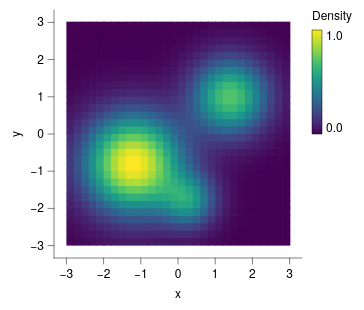

Write a Vega-Lite specification for this figure.
### Vega-Lite specification from a JSON file in a GitHub repository (floating-point values rounded to 4 significant figures; data arrays with more than 128 entries replaced by an {"elided": "..."} marker saying what was removed)
{"background": null, "config": {"arc": {"fill": "#DBDBDB", "fillOpacity": 1.0, "innerRadius": 31.0, "padAngle": 0.03, "stroke": "black", "strokeOpacity": 1, "strokeWidth": 0.25}, "area": {"fill": "#DBDBDB", "fillOpacity": 1.0, "stroke": "black", "strokeOpacity": 1, "strokeWidth": 0.25}, "axis": {"domain": true, "domainCap": "round", "domainColor": "black", "domainWidth": 0.25, "grid": false, "gridCap": "round", "gridColor": "#F1F1F1", "gridDash": [0, 0], "gridOpacity": 1.0, "gridWidth": 0.25, "labelColor": "black", "labelFont": "Helvetica Neue, HelveticaNeue, Helvetica, Arial, sans-serif", "labelFontSize": 6, "labelFontStyle": "normal", "labelFontWeight": 400, "offset": 0, "ticks": true, "tickCap": "round", "tickColor": "black", "tickRound": false, "tickSize": 3.0, "tickWidth": 0.25, "titleColor": "black", "titleFont": "Helvetica Neue, HelveticaNeue, Helvetica, Arial, sans-serif", "titleFontSize": 6, "titleFontStyle": "normal", "titleFontWeight": 400}, "axisX": {"domain": true, "labelAlign": "center", "labelAngle": 0, "labels": true, "ticks": true, "translate": 0}, "axisY": {"domain": true, "labelAlign": "right", "labelAngle": 0, "labels": true, "ticks": true, "translate": 0}, "axisRight": {"domain": true, "labelAlign": "left", "labelAngle": 0, "labels": true, "ticks": true, "translate": 0}, "axisTop": {"domain": true, "labelAlign": "center", "labelAngle": 0, "labels": true, "ticks": true, "translate": 0}, "axisBand": {"tickOffset": 0}, "bar": {"fill": "#DBDBDB", "fillOpacity": 1.0, "stroke": "black", "strokeOpacity": 1, "strokeWidth": 0.25}, "boxplot": {"size": 11.16, "ticks": {"cornerRadius": 0.25, "fill": "black", "opacity": 1, "size": 5.58, "thickness": 0.25}, "box": {"fillOpacity": 1.0, "stroke": "black", "strokeOpacity": 1, "strokeWidth": 0.25}, "median": {"cornerRadius": 0, "fill": "black", "fillOpacity": 1.0, "opacity": 1, "size": 11.16, "thickness": 0.25}, "rule": {"fill": "black", "fillOpacity": 1.0, "size": 12.4, "stroke": "black", "strokeDash": [0, 0], "strokeOpacity": 1, "strokeWidth": 0.25}, "outliers": {"color": "black", "fill": "black", "fillOpacity": 1.0, "size": 0, "stroke": "black", "strokeOpacity": 1, "strokeWidth": 0.25}}, "circle": {"fill": "black", "fillOpacity": 1.0, "size": 1.55, "stroke": null, "strokeOpacity": 1, "strokeWidth": 0.25}, "errorband": {"band": {"fillOpacity": 0.6, "stroke": null, "strokeWidth": 0.25, "strokeOpacity": 1}, "borders": {"opacity": 0, "strokeOpacity": 1, "strokeWidth": 0.25}}, "errorbar": {"opacity": 1, "rule": {"strokeDash": [0, 0], "strokeWidth": 0.25}, "ticks": {"color": "black", "cornerRadius": 0.125, "opacity": 1, "size": 7.44, "thickness": 0.25}, "thickness": 0.25}, "font": "Helvetica Neue, HelveticaNeue, Helvetica, Arial, sans-serif", "geoshape": {"fill": "#DBDBDB", "fillOpacity": 1.0, "stroke": "black", "strokeOpacity": 1, "strokeWidth": 0.25}, "header": {"labelColor": "black", "labelFont": "Helvetica Neue, HelveticaNeue, Helvetica, Arial, sans-serif", "labelFontSize": 6, "labelFontStyle": "normal", "labelFontWeight": 400, "titleColor": "black", "titleFont": "Helvetica Neue, HelveticaNeue, Helvetica, Arial, sans-serif", "titleFontSize": 6, "titleFontStyle": "normal", "titleFontWeight": 400, "titlePadding": 0}, "legend": {"disable": false, "offset": 4.5, "titlePadding": 4, "labelOffset": 2, "gradientLabelOffset": 2, "columnPadding": 4, "rowPadding": 2, "gradientThickness": 5, "gradientOpacity": 1.0, "gradientStrokeColor": "black", "gradientStrokeWidth": 0.25, "labelColor": "black", "labelFont": "Helvetica Neue, HelveticaNeue, Helvetica, Arial, sans-serif", "labelFontSize": 6, "labelFontStyle": "normal", "labelFontWeight": 400, "strokeColor": "black", "strokeWidth": 0, "symbolSize": 36, "symbolStrokeColor": "black", "symbolStrokeWidth": 0.25, "titleColor": "black", "titleFont": "Helvetica Neue, HelveticaNeue, Helvetica, Arial, sans-serif", "titleFontSize": 6, "titleFontStyle": "normal", "titleFontWeight": 400}, "line": {"color": "black", "stroke": "black", "strokeCap": "butt", "strokeDash": [0, 0], "strokeOpacity": 1, "strokeWidth": 0.5}, "point": {"filled": true, "fill": "#DBDBDB", "fillOpacity": 1.0, "size": 6.2, "stroke": "black", "strokeOpacity": 1, "strokeWidth": 0.25}, "range": {"category": ["#9D9D9D", "#28287D", "#004225", "#47266F", "#00605D", "#DBDBDB", "#7983C1", "#6E927B", "#937FB4", "#699A97"], "diverging": {"scheme": ["#4F4265", "#6A5C82", "#85789D", "#A196B7", "#BDB5CE", "#D8D6DD", "#F6F6F6", "#CED8D7", "#9DBFBD", "#75A3A0", "#518683", "#326967", "#164D4B"]}, "heatmap": {"scheme": ["#440154", "#472270", "#433E82", "#38598C", "#2C728E", "#238A8D", "#24A086", "#39B578", "#5DC862", "#96D646", "#CAE02D", "#FDE724"]}, "ordinal": {"scheme": ["#F1F1F1", "#DBDBDB", "#C6C6C6", "#B2B2B2", "#9D9D9D", "#898989", "#767676", "#636363", "#515151", "#404040", "#2F2F2F", "#1F1F1F"]}, "ramp": {"scheme": ["#440154", "#472270", "#433E82", "#38598C", "#2C728E", "#238A8D", "#24A086", "#39B578", "#5DC862", "#96D646", "#CAE02D", "#FDE724"]}}, "rule": {"color": "black", "stroke": "black", "strokeCap": "round", "strokeDash": [2, 2], "strokeOpacity": 1, "strokeWidth": 0.25}, "scale": {"barBandPaddingInner": 0.1, "rectBandPaddingInner": 0, "tickBandPaddingInner": 0.1, "bandPaddingOuter": 0.1, "bandWithNestedOffsetPaddingInner": 0.2, "bandWithNestedOffsetPaddingOuter": 0.2, "offsetBandPaddingInner": 0, "offsetBandPaddingOuter": 0, "continuousPadding": 6.2, "round": false}, "rect": {"fill": "#DBDBDB", "fillOpacity": 1.0, "stroke": "black", "strokeOpacity": 1, "strokeWidth": 0.25}, "square": {"fill": "#DBDBDB", "fillOpacity": 1.0, "size": 12.4, "stroke": "black", "strokeOpacity": 1, "strokeWidth": 0.25}, "text": {"color": "black", "font": "Helvetica Neue, HelveticaNeue, Helvetica, Arial, sans-serif", "fontSize": 6, "fontStyle": "normal", "fontWeight": 400}, "tick": {"color": "black", "cornerRadius": 0.125, "opacity": 1.0, "size": 11.16, "thickness": 0.25}, "title": {"anchor": "middle", "frame": "group", "color": "black", "font": "Helvetica Neue, HelveticaNeue, Helvetica, Arial, sans-serif", "fontSize": 6, "fontStyle": "normal", "fontWeight": 400, "subtitleColor": "black", "subtitleFont": "Helvetica Neue, HelveticaNeue, Helvetica, Arial, sans-serif", "subtitleFontSize": 6, "subtitleFontStyle": "normal", "subtitleFontWeight": 400}, "trail": {"color": "black", "opacity": 1, "size": 0.5}, "view": {"continuousWidth": 124, "continuousHeight": 124, "discreteWidth": 124, "discreteHeight": 124, "fill": null, "stroke": null, "strokeWidth": 0.25}}, "data": {"name": "data-ba0412ef80218ea38e3c8f5f8b522309"}, "mark": {"type": "rect", "clip": true, "stroke": null}, "encoding": {"color": {"field": "density", "title": "Density", "type": "quantitative", "legend": {"gradientLength": 52.0}}, "x": {"axis": {"values": [-3, -2, -1, 0, 1, 2, 3]}, "field": "x0", "scale": {"domain": [-3, 3], "nice": false}, "title": "x", "type": "quantitative"}, "x2": {"field": "x1"}, "y": {"axis": {"values": [-3, -2, -1, 0, 1, 2, 3]}, "field": "y0", "scale": {"domain": [-3, 3], "nice": false}, "title": "y", "type": "quantitative"}, "y2": {"field": "y1"}}, "$schema": "https://vega.github.io/schema/vega-lite/v6.4.1.json", "datasets": {"data-ba0412ef80218ea38e3c8f5f8b522309": {"elided": "900 records"}}}
